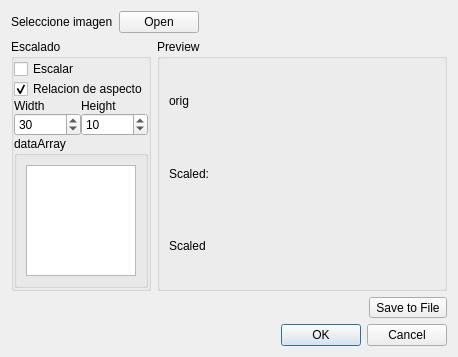
<?xml version="1.0" encoding="UTF-8"?>
<ui version="4.0">
 <class>qImageSelectionWidget</class>
 <widget class="QDialog" name="qImageSelectionWidget">
  <property name="geometry">
   <rect>
    <x>0</x>
    <y>0</y>
    <width>458</width>
    <height>357</height>
   </rect>
  </property>
  <property name="windowTitle">
   <string>Dialog</string>
  </property>
  <layout class="QVBoxLayout" name="verticalLayout_3">
   <item>
    <layout class="QHBoxLayout" name="horizontalLayout">
     <property name="sizeConstraint">
      <enum>QLayout::SetMaximumSize</enum>
     </property>
     <item>
      <widget class="QLabel" name="fileLabel">
       <property name="text">
        <string>Seleccione imagen</string>
       </property>
      </widget>
     </item>
     <item>
      <widget class="QPushButton" name="selectFileBtn">
       <property name="text">
        <string>Open</string>
       </property>
      </widget>
     </item>
     <item>
      <spacer name="horizontalSpacer">
       <property name="orientation">
        <enum>Qt::Horizontal</enum>
       </property>
       <property name="sizeHint" stdset="0">
        <size>
         <width>40</width>
         <height>20</height>
        </size>
       </property>
      </spacer>
     </item>
    </layout>
   </item>
   <item>
    <layout class="QHBoxLayout" name="horizontalLayout_3" stretch="1,5">
     <item>
      <widget class="QGroupBox" name="groupBox">
       <property name="title">
        <string>Escalado</string>
       </property>
       <layout class="QVBoxLayout" name="verticalLayout_5">
        <property name="spacing">
         <number>0</number>
        </property>
        <property name="leftMargin">
         <number>0</number>
        </property>
        <property name="topMargin">
         <number>0</number>
        </property>
        <property name="rightMargin">
         <number>0</number>
        </property>
        <property name="bottomMargin">
         <number>0</number>
        </property>
        <item>
         <widget class="QCheckBox" name="scaleCheckbox">
          <property name="text">
           <string>Escalar</string>
          </property>
         </widget>
        </item>
        <item>
         <widget class="QCheckBox" name="aspectRatioCheck">
          <property name="text">
           <string>Relacion de aspecto</string>
          </property>
          <property name="checked">
           <bool>true</bool>
          </property>
         </widget>
        </item>
        <item>
         <layout class="QHBoxLayout" name="horizontalLayout_2">
          <property name="sizeConstraint">
           <enum>QLayout::SetMaximumSize</enum>
          </property>
          <item>
           <layout class="QVBoxLayout" name="verticalLayout">
            <item>
             <widget class="QLabel" name="label">
              <property name="text">
               <string>Width</string>
              </property>
             </widget>
            </item>
            <item>
             <widget class="QSpinBox" name="widthSpin">
              <property name="maximum">
               <number>256</number>
              </property>
              <property name="value">
               <number>30</number>
              </property>
             </widget>
            </item>
           </layout>
          </item>
          <item>
           <layout class="QVBoxLayout" name="verticalLayout_4">
            <item>
             <widget class="QLabel" name="label_2">
              <property name="text">
               <string>Height</string>
              </property>
             </widget>
            </item>
            <item>
             <widget class="QSpinBox" name="heightSpin">
              <property name="maximum">
               <number>256</number>
              </property>
              <property name="value">
               <number>10</number>
              </property>
             </widget>
            </item>
           </layout>
          </item>
         </layout>
        </item>
        <item>
         <widget class="QGroupBox" name="groupBox_3">
          <property name="title">
           <string>dataArray</string>
          </property>
          <layout class="QVBoxLayout" name="verticalLayout_6">
           <item>
            <widget class="QPlainTextEdit" name="dataArrayEdit"/>
           </item>
          </layout>
         </widget>
        </item>
        <item>
         <spacer name="verticalSpacer">
          <property name="orientation">
           <enum>Qt::Vertical</enum>
          </property>
          <property name="sizeHint" stdset="0">
           <size>
            <width>20</width>
            <height>40</height>
           </size>
          </property>
         </spacer>
        </item>
       </layout>
      </widget>
     </item>
     <item>
      <widget class="QGroupBox" name="groupBox_2">
       <property name="title">
        <string>Preview</string>
       </property>
       <layout class="QVBoxLayout" name="verticalLayout_2">
        <item>
         <widget class="QLabel" name="origView">
          <property name="text">
           <string>orig</string>
          </property>
         </widget>
        </item>
        <item>
         <widget class="QLabel" name="label_5">
          <property name="text">
           <string>Scaled:</string>
          </property>
         </widget>
        </item>
        <item>
         <widget class="QLabel" name="scaledView">
          <property name="text">
           <string>Scaled</string>
          </property>
         </widget>
        </item>
       </layout>
       <zorder>scaledView</zorder>
       <zorder>origView</zorder>
       <zorder>label_5</zorder>
      </widget>
     </item>
    </layout>
   </item>
   <item>
    <layout class="QHBoxLayout" name="horizontalLayout_4">
     <item>
      <spacer name="horizontalSpacer_2">
       <property name="orientation">
        <enum>Qt::Horizontal</enum>
       </property>
       <property name="sizeHint" stdset="0">
        <size>
         <width>40</width>
         <height>20</height>
        </size>
       </property>
      </spacer>
     </item>
     <item>
      <widget class="QToolButton" name="btnSave">
       <property name="text">
        <string>Save to File</string>
       </property>
      </widget>
     </item>
    </layout>
   </item>
   <item>
    <widget class="QDialogButtonBox" name="buttonBox">
     <property name="orientation">
      <enum>Qt::Horizontal</enum>
     </property>
     <property name="standardButtons">
      <set>QDialogButtonBox::Cancel|QDialogButtonBox::Ok</set>
     </property>
     <property name="centerButtons">
      <bool>false</bool>
     </property>
    </widget>
   </item>
  </layout>
 </widget>
 <resources/>
 <connections>
  <connection>
   <sender>buttonBox</sender>
   <signal>accepted()</signal>
   <receiver>qImageSelectionWidget</receiver>
   <slot>accept()</slot>
   <hints>
    <hint type="sourcelabel">
     <x>248</x>
     <y>254</y>
    </hint>
    <hint type="destinationlabel">
     <x>157</x>
     <y>274</y>
    </hint>
   </hints>
  </connection>
  <connection>
   <sender>buttonBox</sender>
   <signal>rejected()</signal>
   <receiver>qImageSelectionWidget</receiver>
   <slot>reject()</slot>
   <hints>
    <hint type="sourcelabel">
     <x>316</x>
     <y>260</y>
    </hint>
    <hint type="destinationlabel">
     <x>286</x>
     <y>274</y>
    </hint>
   </hints>
  </connection>
 </connections>
</ui>
